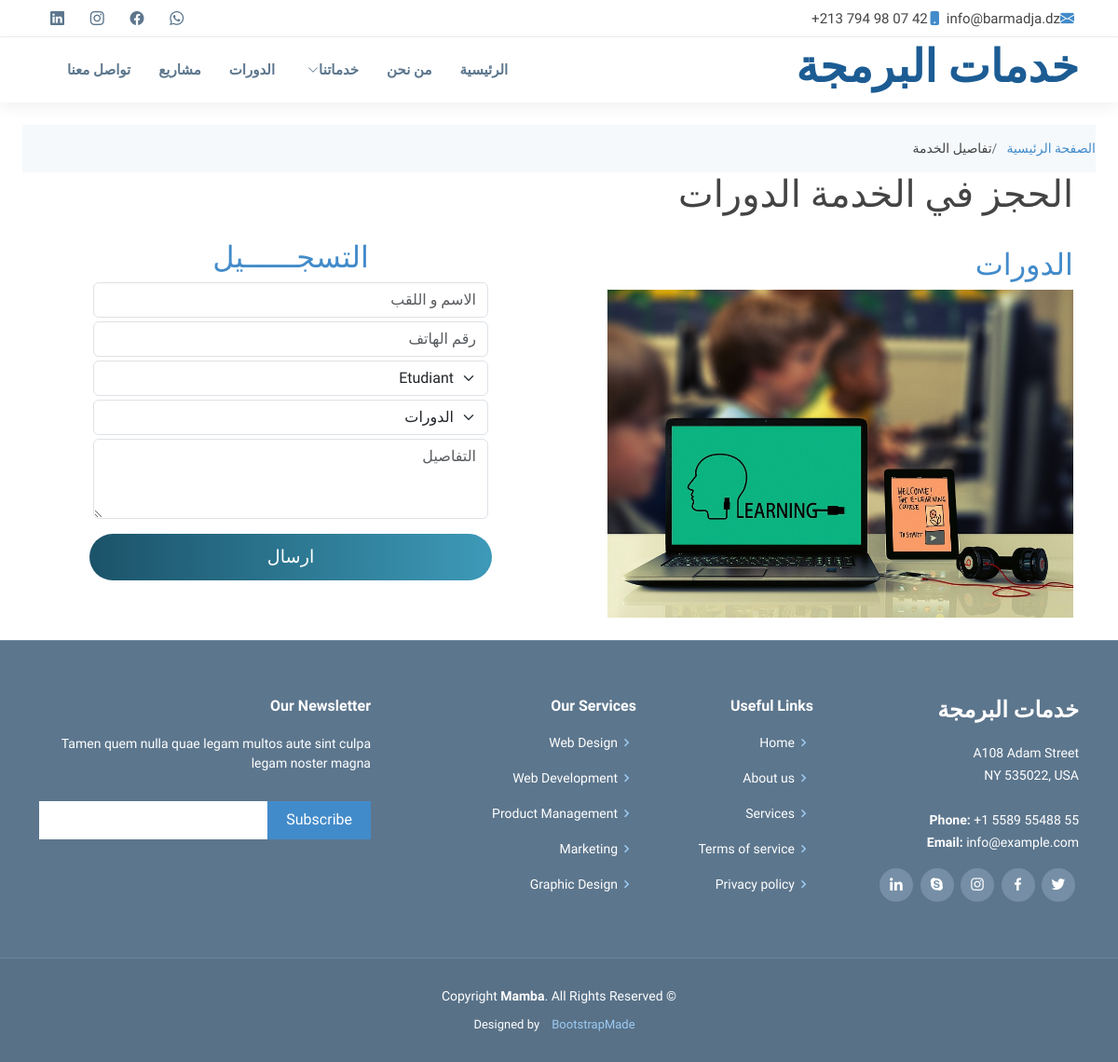
/service/1, run on the app's committed database.
### store/models.py (models this page shows)
class service(models.Model):
    designation = models.CharField(max_length=100)
    image = models.ImageField(upload_to='images/',null=True,blank=True)
    description = models.CharField(max_length=200)
    class Meta:
        ordering = ['-designation']
    def __str__(self):
        return self.designation

### store/views.py (the view, shortened to what this page needs)
# urls.py: path('service/<int:pk>', views.view_service, name="service"),
def view_service(request,pk):
    services=service.objects.get(id=pk)
    serviceForm = forms.CustomerForm()
    serviceForm.fields["service"].initial = pk
    return render(request, 'view_service.html', {'vservices':services,'serviceForm':serviceForm})

### store/forms.py
class CustomerForm(forms.ModelForm):
    description = forms.CharField(widget=forms.Textarea(attrs={
        'rows': '3',
    }))
    class Meta:
        model=models.customer
        fields=['name','phone','service','type','description']

### templates/view_service.html (shortened to what this page needs)
{% extends 'main.html' %}
{% load widget_tweaks %}
{% load static %}
{% block content %}
<head>
</head>
  <main class="main row m-4">
    <nav class="breadcrumbs">
      <ol>
        <li><a href="{% url 'store' %}">الصفحة الرئيسية</a></li>
        <li class="current">تفاصيل الخدمة</li>
      </ol>
    </nav>
    <div class="page-title col-lg-6 col-md-12" data-aos="fade">
      <div class="container">
        <h1>الحجز في الخدمة {{vservices.designation}}</h1>
        <br>
        <h2><a href="#">{{vservices.description}}</a></h2>
        <img src="{{vservices.image.url}}" width="500" alt="">
      </div>
    </div>
    <div align="center" class="col-lg-6 col-md-12 ps-5 pe-5 mt-5">
        <div class="login-content">
          <form method="post" class="p-4">
              <h2 class="title"><a href="">التسجــــــيل</a></h2>
              <div class="input-div d-grid gap-3 m-1">
                  {% render_field serviceForm.name class="form-control" id="name" placeholder="الاسم و اللقب" %}
              </div>
              <div class="input-div d-grid gap-3 m-1">
                  {% render_field serviceForm.phone class="form-control" id="phone" placeholder="رقم الهاتف" %}
              </div>
              <div class="input-div d-grid gap-3 m-1">
                {% render_field serviceForm.type class="form-select" id="type" %}
              </div>
              <div class="input-div d-grid gap-3 m-1">
                {% render_field serviceForm.service class="form-select" id="service" %}
              </div>
              <div class="input-div d-grid gap-3 m-1">
                {% render_field serviceForm.description class="form-control" placeholder="التفاصيل" %}
              </div>
              <input type="submit" class="btn" value="ارسال">
          </form>
        </div>
    </div>
  </main>
{% endblock content %}

### static/assets/css/styles.css (style rules this page uses)
* { box-sizing: border-box; font-family: 'Almarai', sans-serif; transition: all 0.4s ease;; }
body { color: #444; }
a { color: #428bca; text-decoration: none; }
.breadcrumbs { padding: 15px 0; background-color: #f5f9fc; min-height: 40px; }
.breadcrumbs ol { display: flex; flex-wrap: wrap; list-style: none; padding: 0; margin: 0; font-size: 14px; }
.breadcrumbs ol li+li { padding-left: 10px; }
.breadcrumbs ol li+li::before { display: inline-block; padding-right: 10px; color: #6c757d; content: "/"; }

### templates/view_service.html (style rules this page uses)
.btn { display: block; width: 100%; height: 50px; border-radius: 25px; outline: none; border: none; background-image: linear-gradient(to right, #1b5369, #3d9ab8, #27434e); background-size: 200%; font-size: 1.2rem; color: #fff; font-family: 'Poppins', sans-serif; text-transform: uppercase; margin: 1rem 0; cursor: pointer; transition: .5s; }

### data on the page
service: designation "الدورات", description "الدورات", image (picture)
